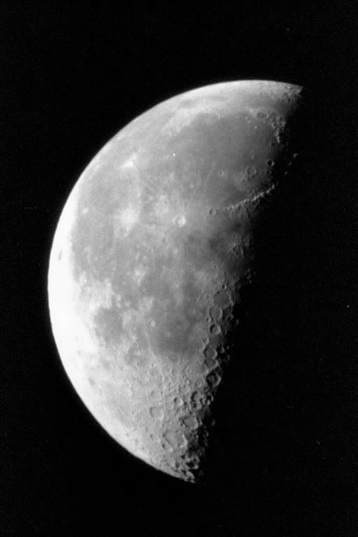
#> input picture 4-filtering in frequency domain/hard/moon.tif, 358 x 537 px, found by its file name
$ python main.py
#> lines starting #> are read from the running program, lines starting #| are printed output that depends on the picture
import cv2
import numpy as np
import matplotlib.pyplot as plt

# Step 1: Load grayscale image
img = cv2.imread('moon.tif', 0)
#> img is the input picture: shape (537, 358); min 0, max 253, mean 52.9
if img is None:
    raise FileNotFoundError("Image not found. Make sure 'cameraman.tif' is in this folder.")

# Step 2: Perform Fourier Transform and shift to center
dft = np.fft.fft2(img)
dft_shift = np.fft.fftshift(dft)

# Step 3: Create Gaussian Low-Pass Filter (GLPF)
rows, cols = img.shape
#> rows = 537; cols = 358
crow, ccol = rows // 2, cols // 2
#> crow = 268; ccol = 179
D0 = 50  # cutoff frequency

# Create GLPF mask
U, V = np.meshgrid(np.arange(cols), np.arange(rows))
D = np.sqrt((U - ccol)**2 + (V - crow)**2)
H_gaussian = np.exp(-(D**2) / (2 * (D0**2)))

# Step 4: Also create Ideal Low-Pass Filter for comparison
H_ideal = np.zeros((rows, cols))
H_ideal[D <= D0] = 1

# Step 5: Apply both filters
filtered_gaussian = dft_shift * H_gaussian
filtered_ideal = dft_shift * H_ideal

# Step 6: Inverse FFT to get spatial domain images
img_gaussian = np.abs(np.fft.ifft2(np.fft.ifftshift(filtered_gaussian)))
img_ideal = np.abs(np.fft.ifft2(np.fft.ifftshift(filtered_ideal)))

# Step 7: Display results
plt.figure(figsize=(13,8))

plt.subplot(2,3,1)
plt.imshow(img, cmap='gray')
plt.title('Original Image')
plt.axis('off')

plt.subplot(2,3,2)
plt.imshow(np.log(1 + np.abs(dft_shift)), cmap='gray')
plt.title('Centered Fourier Spectrum')
plt.axis('off')

plt.subplot(2,3,3)
plt.imshow(H_gaussian, cmap='gray')
plt.title(f'Gaussian LPF (D0={D0})')
plt.axis('off')

plt.subplot(2,3,4)
plt.imshow(img_ideal, cmap='gray')
plt.title('Ideal LPF Output')
plt.axis('off')

plt.subplot(2,3,5)
plt.imshow(img_gaussian, cmap='gray')
plt.title('Gaussian LPF Output')
plt.axis('off')

plt.subplot(2,3,6)
plt.imshow(np.log(1 + np.abs(filtered_gaussian)), cmap='gray')
plt.title('Filtered Spectrum (Gaussian)')
plt.axis('off')

plt.tight_layout()
plt.show()
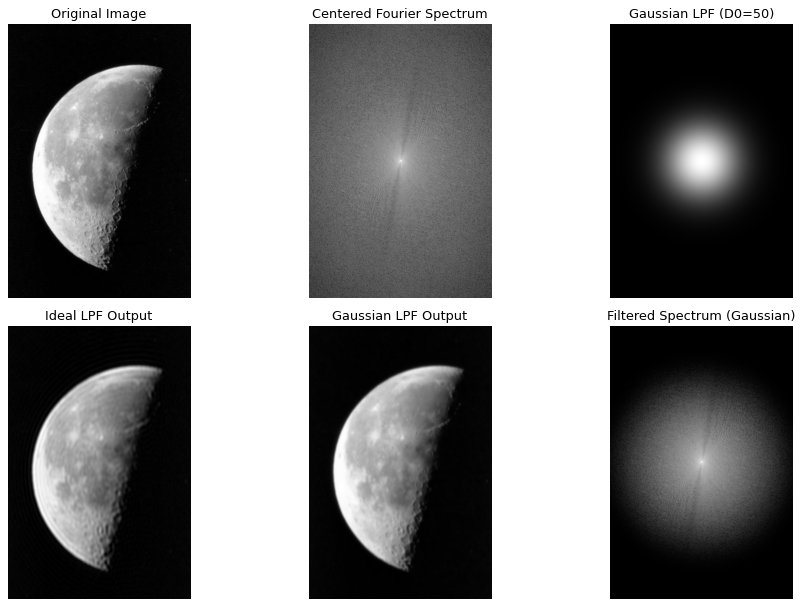
#> figure drawn by matplotlib, 6 panels
